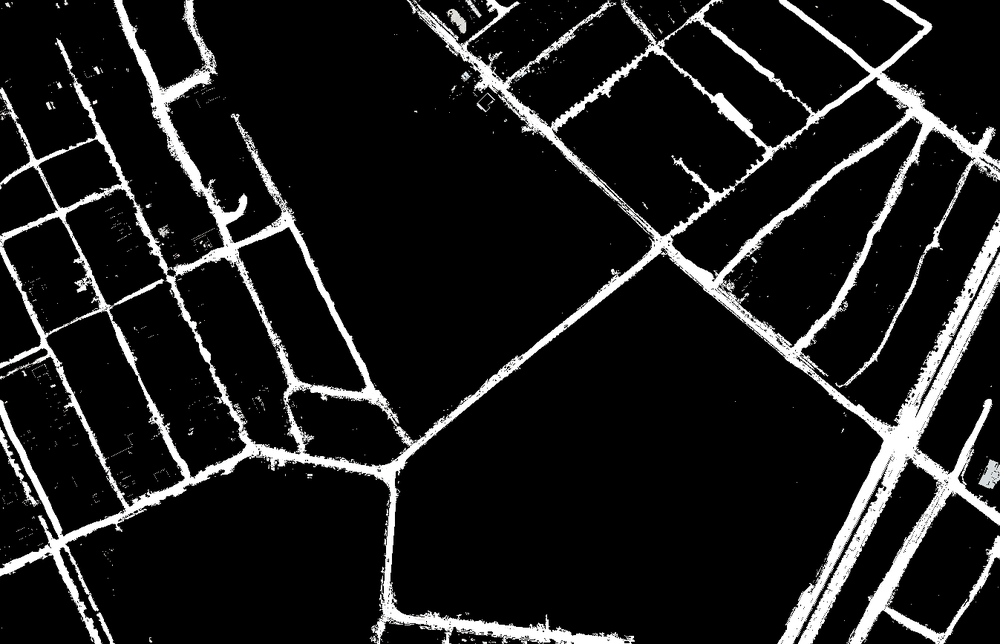
#> input picture Photos/0.png, 1000 x 644 px, shrunk from 1347 x 867 before the run
$ python seg_clear.py
#> lines starting #> are read from the running program, lines starting #| are printed output that depends on the picture; after the words box and inside, x2 and y2 are one past the last pixel; in counts of white or black regions, pixels touching at a corner belong together
import cv2
import numpy as np
from matplotlib import pyplot as plt

'''
------------------------------------------------------- SEGMENTATION FILTERING ---------------------------------------------------------------------
'''

'''
1. Processing the Segmentation Result
'''

# Loading the segmentation mask
mask = cv2.imread("Photos/0.png", cv2.IMREAD_GRAYSCALE)

# Thresholding (Converting to binary image)
_, binary_mask = cv2.threshold(mask, 127, 255, cv2.THRESH_BINARY)
#> binary_mask: shape (644, 1000); 11.1% white; 294 white regions (282 under 20 px), largest, box (x1, y1, x2, y2) and area: (0, 0, 1000, 644) 69534, (0, 427, 38, 507) 374, (979, 460, 1000, 489) 363

# Morphological operations
kernel = cv2.getStructuringElement(cv2.MORPH_RECT, (3, 3))
cleaned_mask = cv2.morphologyEx(binary_mask, cv2.MORPH_CLOSE, kernel)
#> cleaned_mask: shape (644, 1000); 12% white; 161 white regions (145 under 20 px), largest, box (x1, y1, x2, y2) and area: (0, 0, 1000, 644) 75594, (0, 427, 38, 507) 421, (979, 460, 1000, 489) 392
cleaned_mask = cv2.morphologyEx(cleaned_mask, cv2.MORPH_OPEN, kernel)
#> cleaned_mask: shape (644, 1000); 11.8% white; 56 white regions (22 under 20 px), largest, box (x1, y1, x2, y2) and area: (0, 0, 1000, 644) 67604, (685, 0, 784, 90) 856, (709, 93, 764, 146) 707

# Gaussian Blurring
blurred_mask = cv2.GaussianBlur(cleaned_mask, (5, 5), 0)
_, blurred_mask = cv2.threshold(blurred_mask, 127, 255, cv2.THRESH_BINARY)
#> blurred_mask: shape (644, 1000); 11.7% white; 56 white regions (23 under 20 px), largest, box (x1, y1, x2, y2) and area: (0, 0, 1000, 644) 67670, (685, 0, 784, 90) 853, (709, 93, 764, 146) 703


# Visualize the result
# plt.imshow(blurred_mask, cmap='gray')
# plt.title("Processed Mask")
# plt.show()

'''
2. Skeletonization and Edit Segmentation with Filtering and Cleaning
'''

from skimage.morphology import skeletonize

# 2.1 Skeletonization process
binary_mask = blurred_mask // 255  # Binary image is converted to 1 and 0 format
skeleton = skeletonize(binary_mask).astype(np.uint8) * 255
#> skeleton: shape (644, 1000); 1.3% white in thin lines or dots

# 2.2 Thickening the skeleton
kernel = np.ones((5, 5), dtype=np.uint8)
thick_skeleton = cv2.dilate(skeleton, kernel, iterations=1)
#> thick_skeleton: shape (644, 1000); 8.9% white; 45 white regions (1 under 20 px), largest, box (x1, y1, x2, y2) and area: (0, 0, 1000, 644) 49705, (684, 0, 785, 91) 973, (857, 258, 924, 375) 835

# plt.imshow(thick_skeleton, cmap='gray')
# plt.title("Thick Skeleton")
# plt.show()

# 2.3 Cleaning Up False Branches
def prune_skeleton(thick_skeleton):
    h, w = thick_skeleton.shape
    pruned = thick_skeleton.copy()
    for y in range(1, h - 1):
        for x in range(1, w - 1):
            if thick_skeleton[y, x] == 255:
                neighbors = thick_skeleton[y - 1:y + 2, x - 1:x + 2].sum() // 255 - 1
                # Clean up unnecessary branches
                if neighbors > 3:
                    pruned[y, x] = 0
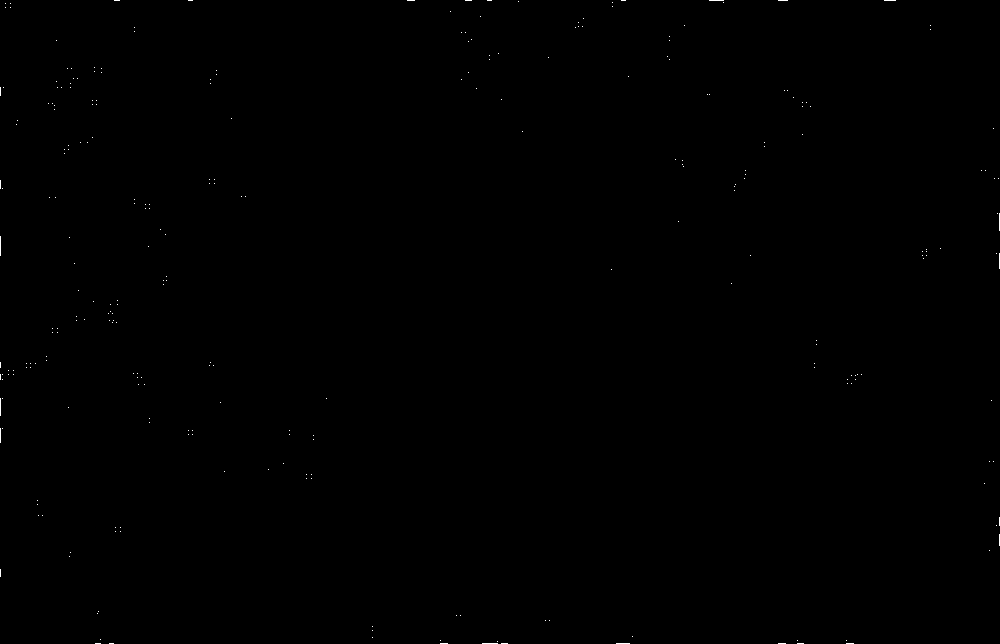
#> pruned: shape (644, 1000); 0.08% white in thin lines or dots
    return pruned

pruned_skeleton = prune_skeleton(thick_skeleton)

# 2.4 Filtering Linear Paths
lines = cv2.HoughLinesP(thick_skeleton, 1, np.pi / 180, threshold=50, minLineLength=50, maxLineGap=10)      # Hough Transform
#> lines = 321 rows, first 6: [401, 455, 930, 27], [381, 474, 744, 180], [642, 258, 929, 25], [407, 0, 672, 248], [2, 87, 187, 484], [911, 402, 945, 332]

# Joining lines
line_image = np.zeros_like(thick_skeleton)
if lines is not None:
    for line in lines:
        x1, y1, x2, y2 = line[0]
        cv2.line(line_image, (x1, y1), (x2, y2), 255, 1)
#> this loop made 321 passes
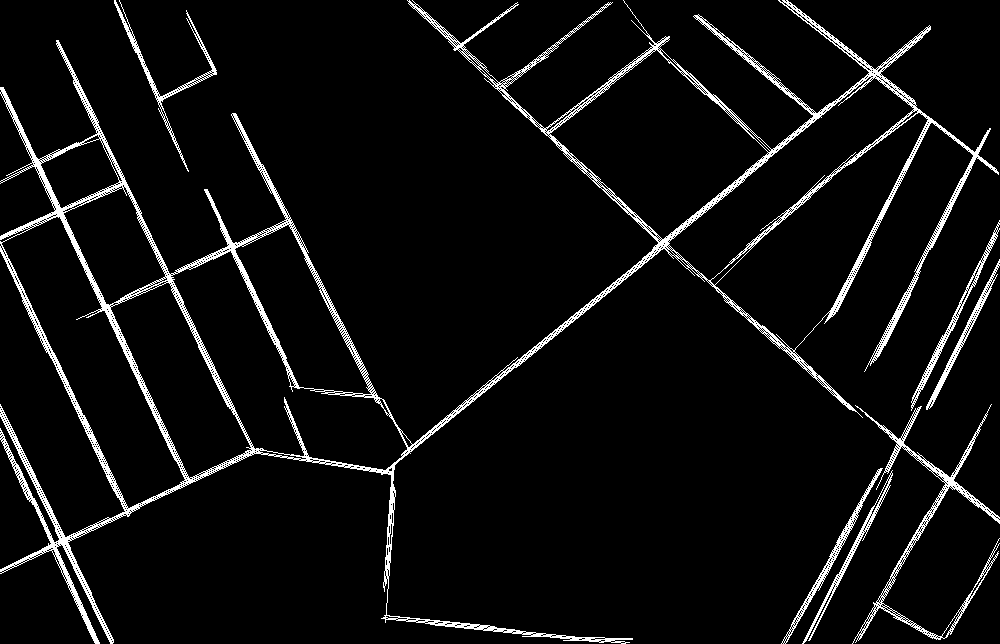
#> line_image: shape (644, 1000); 5.7% white in thin lines or dots


# plt.imshow(line_image, cmap='gray')
# plt.title("Filtered Junctions")
# plt.show()


'''
3. Filling in Missing Pixels on Linear Paths
'''

def find_path(line_image):
    path_part = []
    h, w = line_image.shape
    for y in range(1, h-1):
        for x in range(1, w-1):
            if line_image[y, x] == 255:
                # Check all 8 pixels around a pixel
                neighbors = line_image[y-1:y+2, x-1:x+2].sum() // 255 - 1
                if neighbors >= 2:  # If there are 2 or more common pixels this is a part of the path
                    path_part.append((x, y))
#> after the loop, path_part = 36556 items
    return path_part

path_points = find_path(line_image)
#> path_points = 36556 items

# Visualize the result
skeleton_color = cv2.cvtColor(line_image, cv2.COLOR_GRAY2BGR)
#> skeleton_color: shape (644, 1000, 3); 5.7% white in thin lines or dots
for x, y in path_points:
    cv2.circle(skeleton_color, (x, y), 5, (255, 255, 255), -1)
#> this loop made 36556 passes
#> (x, y) on passes 1 to 3: (114, 1), (115, 1), (119, 1)
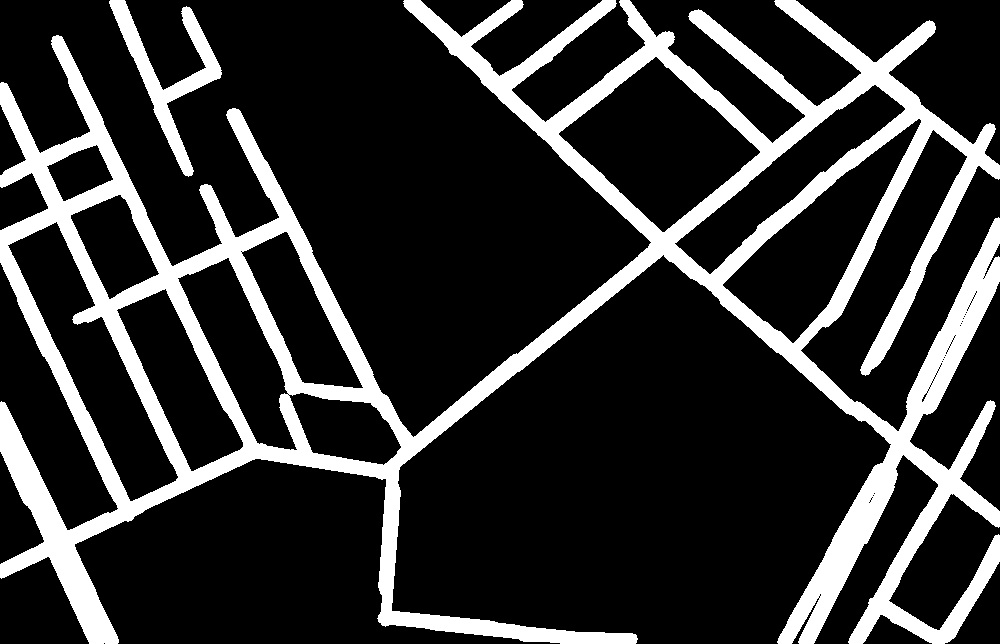
#> skeleton_color: shape (644, 1000, 3); 19.5% white; 2 white regions, box (x1, y1, x2, y2) and area: (0, 0, 1000, 644) 121439, (109, 0, 222, 177) 4429

# plt.imshow(skeleton_color)
# plt.title("Detected Path")
# plt.show()

'''
----------------------------------------------------------- JUNCTION DETECTION ---------------------------------------------------------------------
'''

'''
4. Skeletonization for junction detection
'''
# 3 channel to 1 channel
if len(skeleton_color.shape) == 3:
    skeleton_gray = cv2.cvtColor(skeleton_color, cv2.COLOR_BGR2GRAY)
else:
    skeleton_gray = skeleton_color

# Binarize the image (black and white)
_, binary_image = cv2.threshold(skeleton_gray, 127, 255, cv2.THRESH_BINARY)

# Skeletonizing a binary image
skeleton_binary = binary_image // 255  # Convert to 0 and 1 format
skeleton_last = skeletonize(skeleton_binary).astype(np.uint8) * 255  # Back to 0-255 format
#> skeleton_last: shape (644, 1000); 1.2% white in thin lines or dots

# [6 lines of commented-out code are left out]


'''
5. Junctions Detection
'''

# 3 channel to 1 channel
if len(skeleton_last.shape) == 3:
    skeleton_last_gray = cv2.cvtColor(skeleton_last, cv2.COLOR_BGR2GRAY)
else:
    skeleton_last_gray = skeleton_last

# Function to detect junctions
def detect_junctions(skeleton_last_gray):
    height, width = skeleton_last_gray.shape
    junctions = []

    for y in range(1, height-1):
        for x in range(1, width-1):
            if skeleton_last_gray[y, x] == 255:

                neighbors = skeleton_last_gray[y-1:y+2, x-1:x+2]
                # Count the number of white neighbors
                white_neighbors = np.sum(neighbors == 255) - 1  # Take yourself out

                # If at least 3 neighbors are white, it is an junction
                if white_neighbors >= 3:
                    junctions.append((x, y))
#> after the loop, junctions = 486 pairs, first value 35 to 988, second value 45 to 617

    return junctions

# Detect junctions
junction_points = detect_junctions(skeleton_last_gray)
#> junction_points has the same summary as junctions in detect_junctions

# Convert image to RGB (for markup)
skeleton_color = cv2.cvtColor(skeleton_last_gray, cv2.COLOR_GRAY2BGR)
#> skeleton_color: shape (644, 1000, 3); 1.2% white in thin lines or dots

# Mark junctions as red dots
for x, y in junction_points:
    cv2.circle(skeleton_color, (x, y), 1, (0, 0, 255), -1)
#> this loop made 486 passes
#> (x, y) on passes 1 to 3: (461, 45), (462, 45), (658, 45)
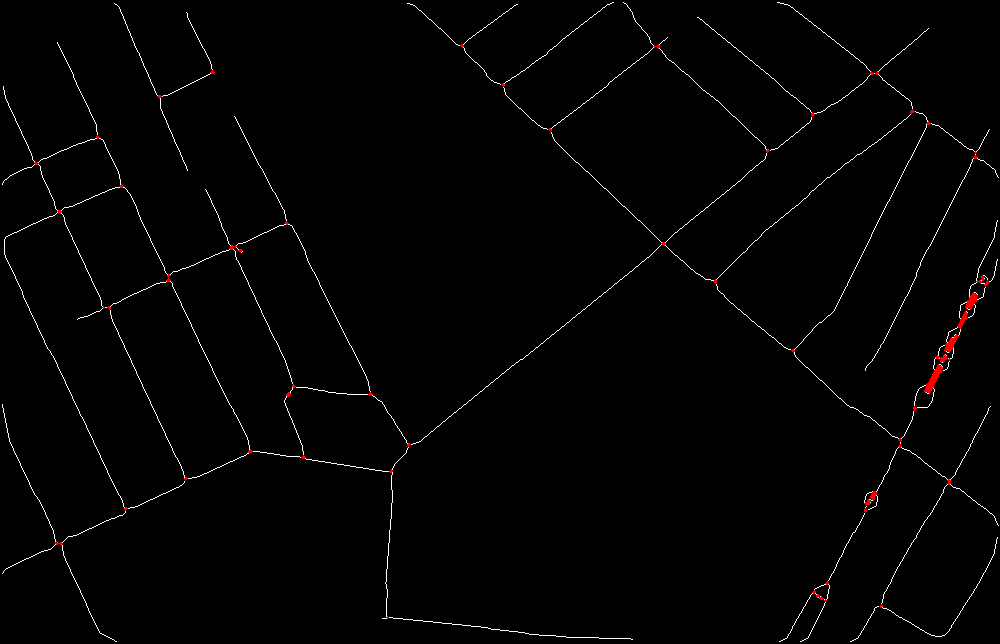
#> skeleton_color: shape (644, 1000, 3); mean B, G, R 2.8, 2.8, 3.3

# [6 lines of commented-out code are left out]

'''
6. Correcting Faulty Junction Detections
'''

from scipy.spatial import distance

# Function to connect intersections in same areas
def merge_close_junctions(junctions, threshold=10):
#> called with threshold = 15
    merged_junctions = []
    used = set()

    for i, point1 in enumerate(junctions):
        if i in used:
            continue
        group = [point1]
        for j, point2 in enumerate(junctions):
            if j != i and j not in used:
                if distance.euclidean(point1, point2) <= threshold:
                    group.append(point2)
                    used.add(j)
        # Calculate group center
        group_center = np.mean(group, axis=0).astype(int)
        merged_junctions.append(tuple(group_center))
        used.add(i)
#> this loop made 486 passes
#> point1 on passes 2, 4, 5: (462, 45), (462, 46), (654, 46)
#> after the loop, merged_junctions = 49 pairs, first value 35 to 983, second value 45 to 617; used = 486 items

    return merged_junctions

# Connect junctions
merged_junction_points = merge_close_junctions(junction_points, threshold=15)
#> merged_junction_points has the same summary as merged_junctions in merge_close_junctions

# Convert image to RGB (for markup)
final_skeleton = cv2.cvtColor(skeleton_last_gray, cv2.COLOR_GRAY2BGR)

# Mark merged intersections
for x, y in merged_junction_points:
    cv2.circle(final_skeleton, (x, y), 10, (0, 255, 0), -1)
#> this loop made 49 passes
#> (x, y) on passes 1 to 8: (461, 45), (657, 46), (212, 71), (874, 72), (502, 84), (159, 96), (911, 111), (812, 114)
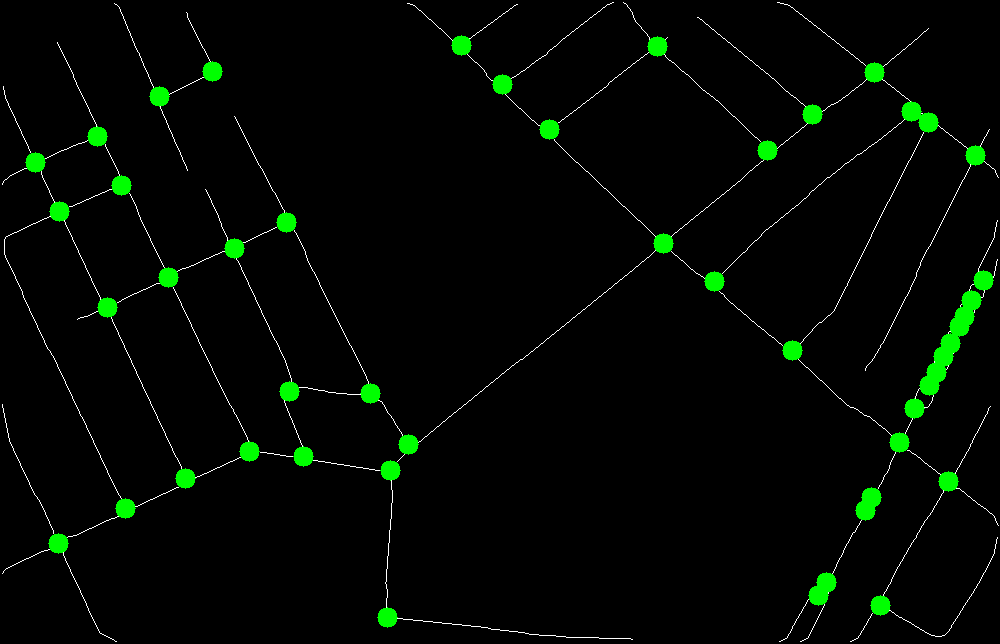
#> final_skeleton: shape (644, 1000, 3); mean B, G, R 2.3, 8.3, 2.3

# [6 lines of commented-out code are left out]

'''
---------------------------------------------------------------- PARSING AND NAMING JUNCTIONS ---------------------------------------------------------------------------------------
'''

'''
7. Parsing and Naming Junctions
'''

# We assume that the variable c is in the format [(x1, y1), (x2, y2), ...]

# Naming junctions and printing output
print("Junctions:")
for i, (x, y) in enumerate(merged_junction_points, start=1):
    print(f"N-{i} - Location: ({x}, {y})")

import cv2

# Make a copy of the image
labeled_image = final_skeleton.copy()  # We are working on final_skeleton

# Printing intersection names and locations
font = cv2.FONT_HERSHEY_SIMPLEX
#> font = 0
font_scale = 0.4
font_thickness = 1
color = (0, 255, 0)


for i, (x, y) in enumerate(merged_junction_points, start=1):
    label = f"N-{i}"  # Junction Name
    position = (x + 15, y)
    cv2.putText(labeled_image, label, position, font, font_scale, color, font_thickness, cv2.LINE_AA)
#> this loop made 49 passes
#> (x, y, label, position) on passes 1 to 8: (461, 45, 'N-1', (476, 45)), (657, 46, 'N-2', (672, 46)), (212, 71, 'N-3', (227, 71)), (874, 72, 'N-4', (889, 72)), (502, 84, 'N-5', (517, 84)), (159, 96, 'N-6', (174, 96)), (911, 111, 'N-7', (926, 111)), (812, 114, 'N-8', (827, 114))
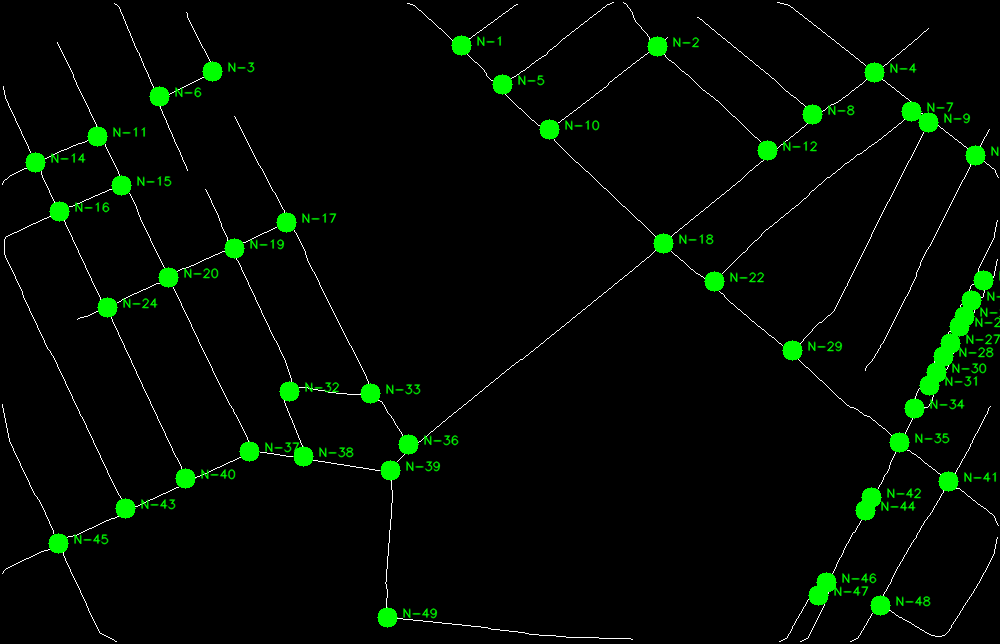
#> labeled_image: shape (644, 1000, 3); 1.46% of pixels changed, all inside (x1, y1, x2, y2) = (50, 36, 1000, 619)


# Visualize the result
plt.figure(figsize=(10, 5))
plt.imshow(cv2.cvtColor(labeled_image, cv2.COLOR_BGR2RGB))
plt.title("Junctions Name")
plt.axis("off")
plt.show()

'''
---------------------------------------------------------------- PARSING AND NAMING PATHS ----------------------------------------------------------
'''

'''
8. Parsing and Naming Paths
'''

# 8.1 Creating Circles at Junctions for Masking

image_path = "Photos/0.png"
image = cv2.imread(image_path)
#> image is the input picture: shape (644, 1000, 3); mean B, G, R 28.3, 28.3, 28.3

if image is None:
    raise FileNotFoundError(f"Resim bulunamadı: {image_path}")

# Resmin boyutlarını al
height, width, _ = image.shape

# Siyah yüzey oluştur
black_surface = np.zeros((height, width, 3), dtype=np.uint8)

# Yeşil daireleri çiz
radius = 11
color = (255, 255, 255)  # Yeşil (BGR formatında)
thickness = 1  # Daireyi doldur

for i, (x, y) in enumerate(merged_junction_points, start=1):
    print(f"{i}. Nokta: Daire x = {x}, y = {y}")
    cv2.circle(black_surface, (x, y), radius, color, thickness)
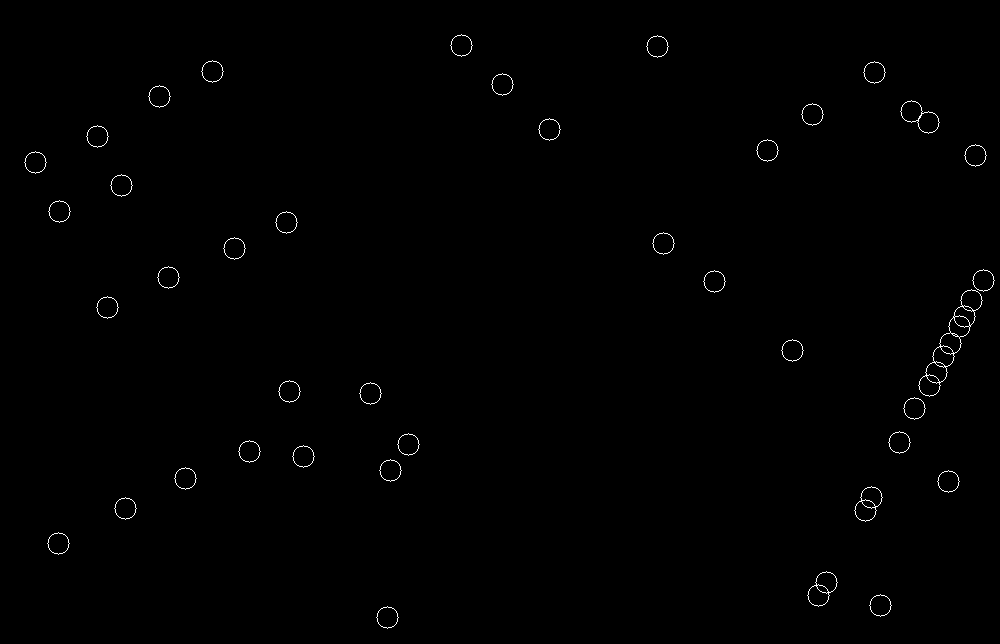
#> black_surface: shape (644, 1000, 3); 0.45% white in thin lines or dots, all inside (x1, y1, x2, y2) = (24, 34, 995, 629)

# Visualize the result
plt.figure(figsize=(10, 5))
plt.imshow(cv2.cvtColor(black_surface, cv2.COLOR_BGR2RGB))
plt.title("Green Circles on Black Surface")
plt.axis("off")
plt.show()

# 8.2 Finding Roads Starting Point with Masking

if black_surface is None or labeled_image is None:
    raise FileNotFoundError("Görsellerden biri bulunamadı.")

# Görsellerin aynı boyutta olduğundan emin olun
if black_surface.shape != labeled_image.shape:
    raise ValueError("Görseller aynı boyutta olmalı!")

# Ortak pikselleri bul (Her iki görüntüde de aynı renk değerine sahip olan pikseller)
common_pixels = cv2.bitwise_and(black_surface, labeled_image)

# Visualize the result
plt.figure(figsize=(10, 5))
plt.imshow(cv2.cvtColor(common_pixels, cv2.COLOR_BGR2RGB))
plt.title("Common Pixels")
plt.axis("off")
plt.show()
